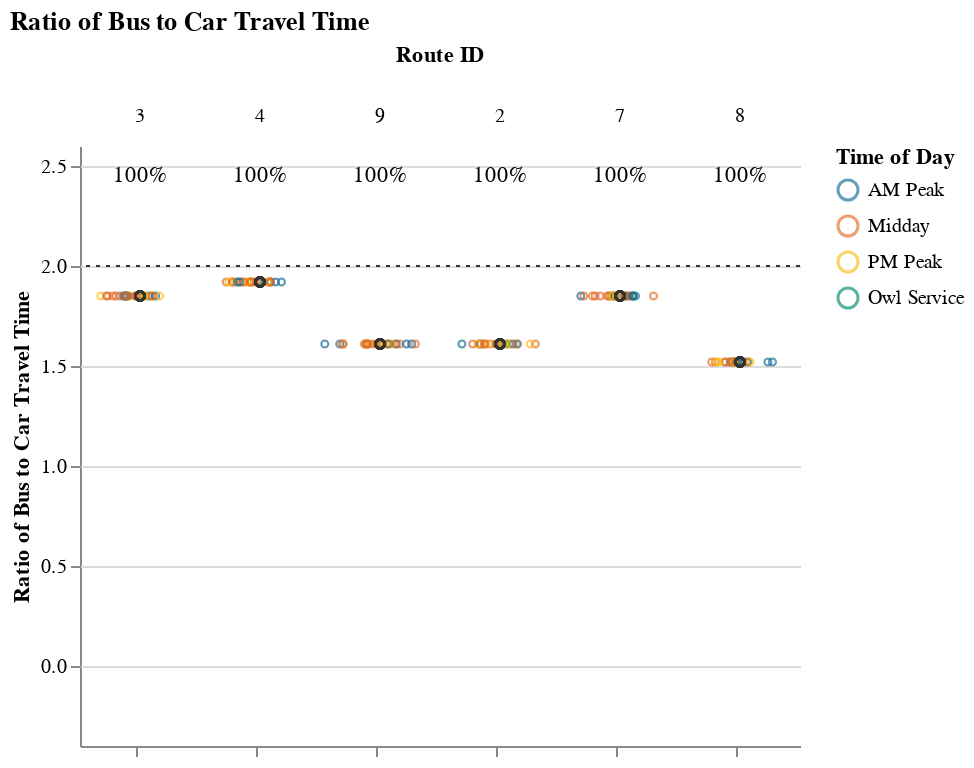
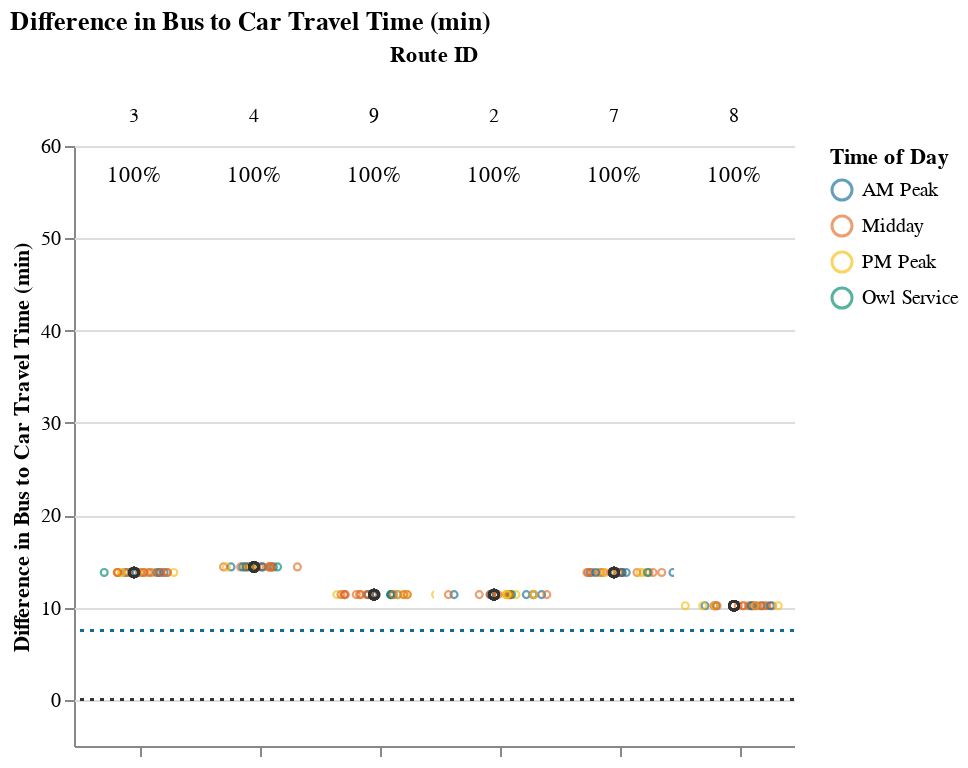

Here is the notebook cell these charts were saved with, in order:
### Markdown cell above
## Viable Competitive Routes
### Short Routes (< 1 hr)

### Code cell
# Allow for possibility that operator doesn't have routes that fall into certain route_groups
# But, jupyterbook will not like markdown with f-string
# separate out route_group and put in each cell, and use try/except + if to display...
# but all 3 route groups must be displayed. just add sentence about why no routes were returned at the end
route_group = "short"
try:
    subset_routes, mult, diff  = setup_charts(df, PCT_COMPETITIVE_THRESHOLD, route_group)
    
    if len(subset_routes) > 0:
        display(
            Markdown(
                f"{CAPTIONS_DICT[route_group]}"
                "Within each route group, routes are sorted in descending order "
                "by % competitive trips and # trips below the additional time cut-off."
            )
        )

        display(mult)
        display(diff)
except:
    print("No routes meet this criteria.")

### Figure 1 — Vega-Lite specification as saved in the notebook (floating-point values rounded to 4 significant figures; data arrays with more than 128 entries replaced by an {"elided": "..."} marker saying what was removed)
{"config": {"view": {"continuousWidth": 400, "continuousHeight": 300, "stroke": null}, "facet": {"spacing": 0}}, "data": {"name": "data-a2a5ad8b31aa28dd595e46a0820c281f"}, "facet": {"column": {"field": "route_id", "sort": ["3", "4", "9", "2", "7", "8"], "title": "Route ID", "type": "nominal"}}, "spec": {"layer": [{"mark": {"type": "point", "opacity": 0.65, "size": 12, "strokeWidth": 1.1}, "encoding": {"color": {"field": "time_of_day", "scale": {"range": ["#136C97", "#E16B26", "#F6BF16", "#00896B", "#7790A3", "#5B559C"]}, "sort": ["AM Peak", "Midday", "PM Peak", "Owl Service"], "title": "Time of Day", "type": "nominal"}, "tooltip": [{"field": "route_id", "type": "nominal"}, {"field": "trip_id", "type": "nominal"}, {"field": "service_hours", "type": "quantitative"}, {"field": "car_duration_hours", "type": "quantitative"}, {"field": "bus_multiplier", "type": "quantitative"}, {"field": "bus_difference", "type": "quantitative"}, {"field": "num_trips", "type": "quantitative"}, {"field": "num_competitive", "type": "quantitative"}, {"field": "pct_trips_competitive", "type": "quantitative"}, {"field": "p25", "type": "quantitative"}, {"field": "p50", "type": "quantitative"}, {"field": "p75", "type": "quantitative"}], "x": {"axis": {"grid": false, "labels": false, "ticks": true, "values": [0]}, "field": "jitter", "scale": {}, "title": null, "type": "quantitative"}, "y": {"field": "bus_multiplier", "scale": {"domain": [-0.25, 2.5]}, "title": "Ratio of Bus to Car Travel Time", "type": "quantitative"}}, "selection": {"selector001": {"type": "interval", "bind": "scales", "encodings": ["x", "y"]}}, "transform": [{"calculate": "sqrt(-2*log(random()))*cos(2*PI*random())", "as": "jitter"}], "width": 60}, {"layer": [{"mark": {"type": "point", "opacity": 0.6, "size": 20, "strokeWidth": 1.3}, "encoding": {"color": {"value": "#323434"}, "y": {"field": "bus_multiplier", "type": "quantitative"}}, "transform": [{"filter": "(datum.p50_trip === 1)"}]}, {"mark": {"type": "rule", "strokeDash": [2, 3]}, "encoding": {"color": {"value": "#323434"}, "y": {"field": "cutoff", "type": "quantitative"}}}, {"mark": {"type": "text", "align": "center", "baseline": "middle"}, "encoding": {"color": {"value": "black"}, "text": {"field": "pct_trips_competitive", "format": ".0%", "type": "quantitative"}, "tooltip": [{"field": "route_id", "type": "nominal"}, {"field": "trip_id", "type": "nominal"}, {"field": "service_hours", "type": "quantitative"}, {"field": "car_duration_hours", "type": "quantitative"}, {"field": "bus_multiplier", "type": "quantitative"}, {"field": "bus_difference", "type": "quantitative"}, {"field": "num_trips", "type": "quantitative"}, {"field": "num_competitive", "type": "quantitative"}, {"field": "pct_trips_competitive", "type": "quantitative"}, {"field": "p25", "type": "quantitative"}, {"field": "p50", "type": "quantitative"}, {"field": "p75", "type": "quantitative"}], "x": {"value": 30}, "y": {"value": 15}}, "transform": [{"calculate": "sqrt(-2*log(random()))*cos(2*PI*random())", "as": "jitter"}, {"filter": "(datum.fastest_trip === 1)"}]}]}]}, "resolve": {"scale": {"y": "shared"}}, "title": "Ratio of Bus to Car Travel Time", "$schema": "https://vega.github.io/schema/vega-lite/v4.17.0.json", "datasets": {"data-a2a5ad8b31aa28dd595e46a0820c281f": {"elided": "159 records"}}}

### Figure 2 — Vega-Lite specification as saved in the notebook (floating-point values rounded to 4 significant figures; data arrays with more than 128 entries replaced by an {"elided": "..."} marker saying what was removed)
{"config": {"view": {"continuousWidth": 400, "continuousHeight": 300, "stroke": null}, "facet": {"spacing": 0}}, "data": {"name": "data-56ae6e51dc1822c60af5247d0592bf8f"}, "facet": {"column": {"field": "route_id", "sort": ["3", "4", "9", "2", "7", "8"], "title": "Route ID", "type": "nominal"}}, "spec": {"layer": [{"mark": {"type": "point", "opacity": 0.65, "size": 12, "strokeWidth": 1.1}, "encoding": {"color": {"field": "time_of_day", "scale": {"range": ["#136C97", "#E16B26", "#F6BF16", "#00896B", "#7790A3", "#5B559C"]}, "sort": ["AM Peak", "Midday", "PM Peak", "Owl Service"], "title": "Time of Day", "type": "nominal"}, "tooltip": [{"field": "route_id", "type": "nominal"}, {"field": "trip_id", "type": "nominal"}, {"field": "service_hours", "type": "quantitative"}, {"field": "car_duration_hours", "type": "quantitative"}, {"field": "bus_multiplier", "type": "quantitative"}, {"field": "bus_difference", "type": "quantitative"}, {"field": "num_trips", "type": "quantitative"}, {"field": "num_competitive", "type": "quantitative"}, {"field": "pct_trips_competitive", "type": "quantitative"}, {"field": "p25", "type": "quantitative"}, {"field": "p50", "type": "quantitative"}, {"field": "p75", "type": "quantitative"}], "x": {"axis": {"grid": false, "labels": false, "ticks": true, "values": [0]}, "field": "jitter", "scale": {}, "title": null, "type": "quantitative"}, "y": {"field": "bus_difference", "scale": {"domain": [-5, 58.8]}, "title": "Difference in Bus to Car Travel Time (min)", "type": "quantitative"}}, "selection": {"selector002": {"type": "interval", "bind": "scales", "encodings": ["x", "y"]}}, "transform": [{"calculate": "sqrt(-2*log(random()))*cos(2*PI*random())", "as": "jitter"}], "width": 60}, {"layer": [{"mark": {"type": "point", "opacity": 0.6, "size": 20, "strokeWidth": 1.3}, "encoding": {"color": {"value": "#323434"}, "y": {"field": "bus_difference", "type": "quantitative"}}, "transform": [{"filter": "(datum.p50_trip === 1)"}]}, {"mark": {"type": "rule", "strokeDash": [2, 3]}, "encoding": {"color": {"value": "#323434"}, "y": {"field": "cutoff", "type": "quantitative"}}}, {"mark": {"type": "rule", "strokeDash": [2, 3]}, "encoding": {"color": {"value": "#136C97"}, "y": {"field": "cutoff2", "type": "quantitative"}}}, {"mark": {"type": "text", "align": "center", "baseline": "middle"}, "encoding": {"color": {"value": "black"}, "text": {"field": "pct_trips_competitive", "format": ".0%", "type": "quantitative"}, "tooltip": [{"field": "route_id", "type": "nominal"}, {"field": "trip_id", "type": "nominal"}, {"field": "service_hours", "type": "quantitative"}, {"field": "car_duration_hours", "type": "quantitative"}, {"field": "bus_multiplier", "type": "quantitative"}, {"field": "bus_difference", "type": "quantitative"}, {"field": "num_trips", "type": "quantitative"}, {"field": "num_competitive", "type": "quantitative"}, {"field": "pct_trips_competitive", "type": "quantitative"}, {"field": "p25", "type": "quantitative"}, {"field": "p50", "type": "quantitative"}, {"field": "p75", "type": "quantitative"}], "x": {"value": 30}, "y": {"value": 15}}, "transform": [{"calculate": "sqrt(-2*log(random()))*cos(2*PI*random())", "as": "jitter"}, {"filter": "(datum.fastest_trip === 1)"}]}]}]}, "resolve": {"scale": {"y": "shared"}}, "title": "Difference in Bus to Car Travel Time (min)", "$schema": "https://vega.github.io/schema/vega-lite/v4.17.0.json", "datasets": {"data-56ae6e51dc1822c60af5247d0592bf8f": {"elided": "159 records"}}}
